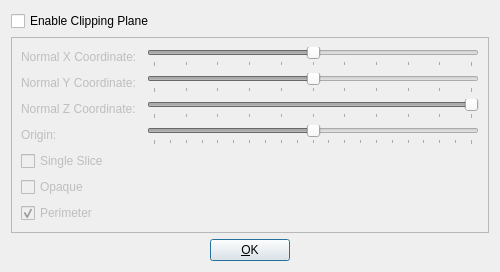
<?xml version="1.0" encoding="UTF-8"?>
<ui version="4.0">
 <class>ClipDialog</class>
 <widget class="QDialog" name="ClipDialog">
  <property name="geometry">
   <rect>
    <x>0</x>
    <y>0</y>
    <width>500</width>
    <height>270</height>
   </rect>
  </property>
  <property name="windowTitle">
   <string>Dialog</string>
  </property>
  <layout class="QVBoxLayout" name="verticalLayout_2">
   <item>
    <widget class="QCheckBox" name="enableBox">
     <property name="text">
      <string>Enable Clipping Plane</string>
     </property>
    </widget>
   </item>
   <item>
    <widget class="QFrame" name="frame">
     <property name="enabled">
      <bool>false</bool>
     </property>
     <property name="frameShape">
      <enum>QFrame::StyledPanel</enum>
     </property>
     <property name="frameShadow">
      <enum>QFrame::Raised</enum>
     </property>
     <layout class="QVBoxLayout" name="verticalLayout">
      <item>
       <layout class="QHBoxLayout" name="normalxLayout">
        <item>
         <widget class="QLabel" name="normalxLabel">
          <property name="minimumSize">
           <size>
            <width>120</width>
            <height>0</height>
           </size>
          </property>
          <property name="text">
           <string>Normal X Coordinate:</string>
          </property>
         </widget>
        </item>
        <item>
         <widget class="QSlider" name="normalxSlider">
          <property name="minimum">
           <number>-100</number>
          </property>
          <property name="maximum">
           <number>100</number>
          </property>
          <property name="orientation">
           <enum>Qt::Horizontal</enum>
          </property>
          <property name="tickPosition">
           <enum>QSlider::TicksBelow</enum>
          </property>
          <property name="tickInterval">
           <number>20</number>
          </property>
         </widget>
        </item>
       </layout>
      </item>
      <item>
       <layout class="QHBoxLayout" name="normalyLayout">
        <item>
         <widget class="QLabel" name="normalyLabel">
          <property name="minimumSize">
           <size>
            <width>120</width>
            <height>0</height>
           </size>
          </property>
          <property name="text">
           <string>Normal Y Coordinate:</string>
          </property>
         </widget>
        </item>
        <item>
         <widget class="QSlider" name="normalySlider">
          <property name="minimum">
           <number>-100</number>
          </property>
          <property name="maximum">
           <number>100</number>
          </property>
          <property name="orientation">
           <enum>Qt::Horizontal</enum>
          </property>
          <property name="tickPosition">
           <enum>QSlider::TicksBelow</enum>
          </property>
          <property name="tickInterval">
           <number>20</number>
          </property>
         </widget>
        </item>
       </layout>
      </item>
      <item>
       <layout class="QHBoxLayout" name="normalzLayout">
        <item>
         <widget class="QLabel" name="normalzLabel">
          <property name="minimumSize">
           <size>
            <width>120</width>
            <height>0</height>
           </size>
          </property>
          <property name="text">
           <string>Normal Z Coordinate:</string>
          </property>
         </widget>
        </item>
        <item>
         <widget class="QSlider" name="normalzSlider">
          <property name="minimum">
           <number>-100</number>
          </property>
          <property name="maximum">
           <number>100</number>
          </property>
          <property name="value">
           <number>100</number>
          </property>
          <property name="orientation">
           <enum>Qt::Horizontal</enum>
          </property>
          <property name="tickPosition">
           <enum>QSlider::TicksBelow</enum>
          </property>
          <property name="tickInterval">
           <number>20</number>
          </property>
         </widget>
        </item>
       </layout>
      </item>
      <item>
       <layout class="QHBoxLayout" name="originLayout">
        <item>
         <widget class="QLabel" name="originLabel">
          <property name="minimumSize">
           <size>
            <width>120</width>
            <height>0</height>
           </size>
          </property>
          <property name="text">
           <string>Origin:</string>
          </property>
         </widget>
        </item>
        <item>
         <widget class="QSlider" name="originSlider">
          <property name="minimum">
           <number>-200</number>
          </property>
          <property name="maximum">
           <number>200</number>
          </property>
          <property name="singleStep">
           <number>10</number>
          </property>
          <property name="orientation">
           <enum>Qt::Horizontal</enum>
          </property>
          <property name="tickPosition">
           <enum>QSlider::TicksBelow</enum>
          </property>
          <property name="tickInterval">
           <number>20</number>
          </property>
         </widget>
        </item>
       </layout>
      </item>
      <item>
       <widget class="QCheckBox" name="singleBox">
        <property name="text">
         <string>Single Slice</string>
        </property>
       </widget>
      </item>
      <item>
       <widget class="QCheckBox" name="opaqueBox">
        <property name="text">
         <string>Opaque</string>
        </property>
       </widget>
      </item>
      <item>
       <widget class="QCheckBox" name="perimeterBox">
        <property name="text">
         <string>Perimeter</string>
        </property>
        <property name="checked">
         <bool>true</bool>
        </property>
       </widget>
      </item>
     </layout>
    </widget>
   </item>
   <item>
    <layout class="QHBoxLayout" name="buttonLayout">
     <item>
      <spacer name="leftSpacer">
       <property name="orientation">
        <enum>Qt::Horizontal</enum>
       </property>
       <property name="sizeHint" stdset="0">
        <size>
         <width>40</width>
         <height>20</height>
        </size>
       </property>
      </spacer>
     </item>
     <item>
      <widget class="QPushButton" name="okButton">
       <property name="text">
        <string>&amp;OK</string>
       </property>
      </widget>
     </item>
     <item>
      <spacer name="rightSpacer">
       <property name="orientation">
        <enum>Qt::Horizontal</enum>
       </property>
       <property name="sizeHint" stdset="0">
        <size>
         <width>40</width>
         <height>20</height>
        </size>
       </property>
      </spacer>
     </item>
    </layout>
   </item>
  </layout>
 </widget>
 <resources/>
 <connections/>
</ui>
